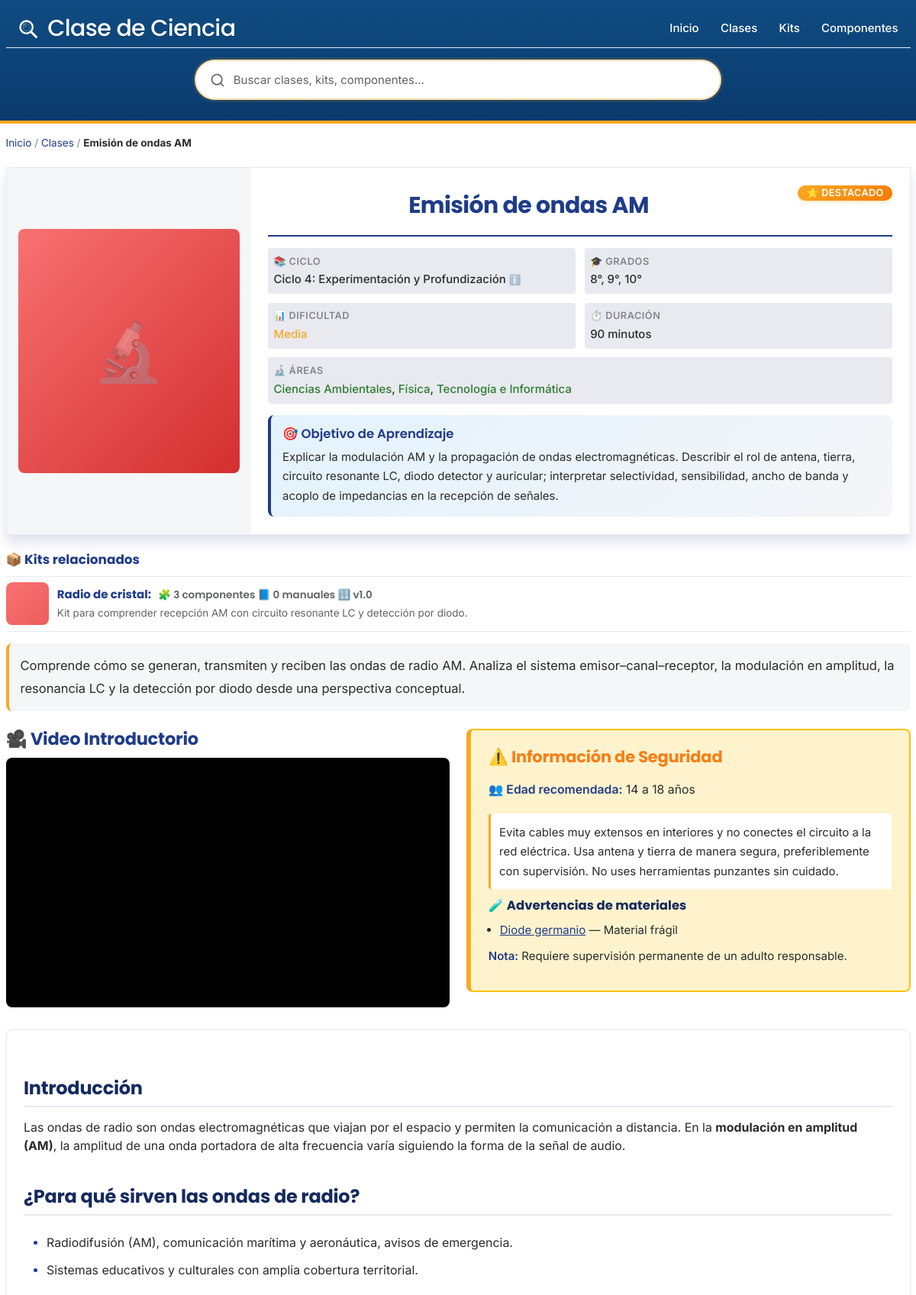
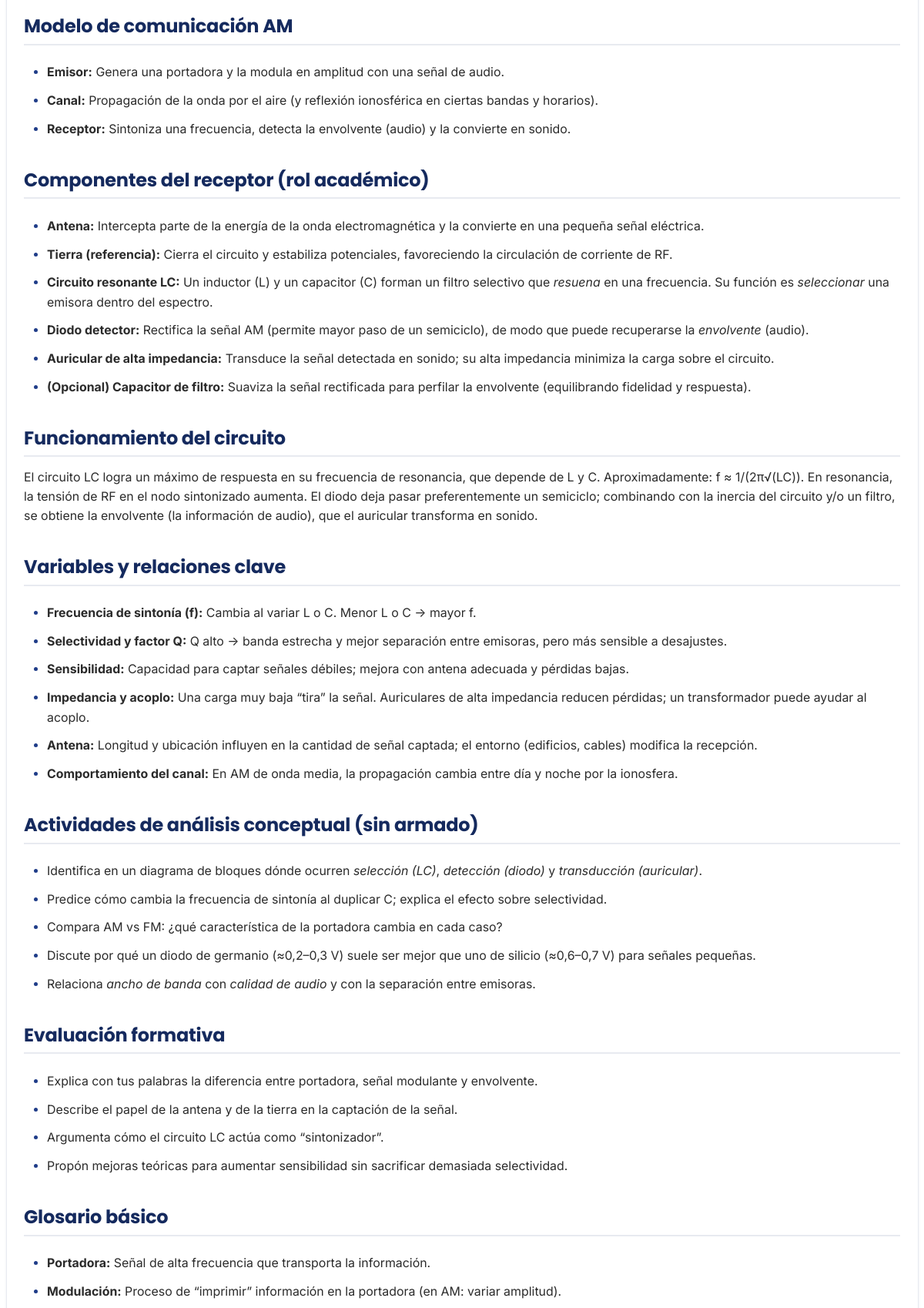
Screenshot of /clase-emision-de-ondas-am (upper part) with the database file from the repository (2 pictures, top to bottom).
### tables this page shows
CREATE TABLE `clases` (
  `id` int(11) NOT NULL,
  `nombre` varchar(180) NOT NULL,
  `slug` varchar(180) NOT NULL,
  `ciclo` tinyint(1) NOT NULL,
  `grados` longtext DEFAULT NULL CHECK (json_valid(`grados`)),
  `dificultad` varchar(32) DEFAULT NULL,
  `duracion_minutos` int(11) DEFAULT NULL,
  `resumen` text DEFAULT NULL,
  `objetivo_aprendizaje` text DEFAULT NULL,
  `imagen_portada` varchar(255) DEFAULT NULL,
  `video_portada` varchar(255) DEFAULT NULL,
  `seguridad` longtext DEFAULT NULL CHECK (json_valid(`seguridad`)),
  `seo_title` varchar(160) DEFAULT NULL,
  `seo_description` varchar(255) DEFAULT NULL,
  `activo` tinyint(1) NOT NULL DEFAULT 1,
  `destacado` tinyint(1) NOT NULL DEFAULT 0,
  `orden_popularidad` int(11) NOT NULL DEFAULT 0,
  `status` enum('draft','published') NOT NULL DEFAULT 'draft',
  `published_at` datetime DEFAULT NULL,
  `autor` varchar(120) DEFAULT NULL,
  `contenido_html` mediumtext DEFAULT NULL,
  `created_at` datetime NOT NULL DEFAULT current_timestamp(),
  `updated_at` datetime NOT NULL DEFAULT current_timestamp() ON UPDATE current_timestamp()
);

CREATE TABLE `ciclos` (
  `id` int(11) NOT NULL,
  `numero` int(11) NOT NULL COMMENT 'Número de ciclo (0-5)',
  `nombre` varchar(100) NOT NULL COMMENT 'Nombre del ciclo (ej: Exploración)',
  `slug` varchar(100) NOT NULL COMMENT 'URL-friendly identifier',
  `edad_min` int(11) NOT NULL COMMENT 'Edad mínima en años',
  `edad_max` int(11) NOT NULL COMMENT 'Edad máxima en años',
  `grados` longtext NOT NULL COMMENT 'Array JSON de grados (ej: [6,7])',
  `grados_texto` varchar(100) DEFAULT NULL COMMENT 'Representación textual de grados (ej: 6° a 7°)',
  `proposito` text NOT NULL COMMENT 'Propósito educativo del ciclo',
  `explicacion` text DEFAULT NULL COMMENT 'Explicación detallada del ciclo',
  `nivel_educativo` varchar(100) DEFAULT NULL COMMENT 'Equivalencia en sistema colombiano',
  `isced_level` varchar(20) DEFAULT NULL COMMENT 'Código UNESCO ISCED',
  `activo` tinyint(1) NOT NULL DEFAULT 1 COMMENT 'Si el ciclo está activo para uso',
  `orden` int(11) NOT NULL DEFAULT 0 COMMENT 'Orden de visualización'
);

CREATE TABLE `areas` (
  `id` int(11) NOT NULL,
  `nombre` varchar(80) NOT NULL,
  `slug` varchar(80) NOT NULL,
  `explicacion` text DEFAULT NULL
);

CREATE TABLE `clase_kits` (
  `clase_id` int(11) NOT NULL,
  `kit_id` int(11) NOT NULL,
  `sort_order` int(11) NOT NULL DEFAULT 0,
  `es_principal` tinyint(1) NOT NULL DEFAULT 1 COMMENT 'Kit principal de la clase',
  `created_at` datetime NOT NULL DEFAULT current_timestamp()
);

CREATE TABLE `kits` (
  `id` int(11) NOT NULL,
  `clase_id` int(11) NOT NULL,
  `nombre` varchar(120) NOT NULL,
  `slug` varchar(120) DEFAULT NULL,
  `codigo` varchar(64) DEFAULT NULL,
  `version` varchar(32) DEFAULT NULL,
  `resumen` text DEFAULT NULL,
  `contenido_html` mediumtext DEFAULT NULL,
  `imagen_portada` varchar(255) DEFAULT NULL,
  `video_portada` varchar(255) DEFAULT NULL,
  `seguridad` longtext DEFAULT NULL CHECK (json_valid(`seguridad`)),
  `seo_title` varchar(160) DEFAULT NULL,
  `seo_description` varchar(255) DEFAULT NULL,
  `activo` tinyint(1) NOT NULL DEFAULT 1,
  `created_at` datetime NOT NULL DEFAULT current_timestamp(),
  `updated_at` datetime NOT NULL DEFAULT current_timestamp() ON UPDATE current_timestamp()
);

CREATE TABLE `kit_componentes` (
  `kit_id` int(11) NOT NULL,
  `item_id` int(11) NOT NULL,
  `cantidad` decimal(10,2) NOT NULL DEFAULT 1.00,
  `es_incluido_kit` tinyint(1) NOT NULL DEFAULT 1,
  `notas` varchar(255) DEFAULT NULL,
  `sort_order` int(11) NOT NULL DEFAULT 0
);

CREATE TABLE `kit_items` (
  `id` int(11) NOT NULL,
  `nombre_comun` varchar(160) NOT NULL,
  `slug` varchar(191) DEFAULT NULL,
  `categoria_id` int(11) DEFAULT NULL,
  `advertencias_seguridad` text DEFAULT NULL,
  `unidad` varchar(32) DEFAULT NULL,
  `sku` varchar(64) DEFAULT NULL
);

### includes/functions.php (called while the page is built, shortened)
<?php
function h($string) {
    return htmlspecialchars((string)$string, ENT_QUOTES, 'UTF-8');
}

### clase.php (the view, shortened to what this page needs)
<?php
require_once 'config.php';
require_once 'includes/functions.php';
$slug = isset($_GET['slug']) ? $_GET['slug'] : '';
$stmt = $pdo->prepare("SELECT * FROM clases WHERE slug = ? AND activo = 1");
$stmt->execute([$slug]);
$proyecto = $stmt->fetch();
$ciclo_info = [];
if (!empty($proyecto['ciclo'])) {
    $stmt = $pdo->prepare("SELECT * FROM ciclos WHERE numero = ? AND activo = 1 LIMIT 1");
    $stmt->execute([$proyecto['ciclo']]);
    $ciclo_info = $stmt->fetch();
}
$stmt = $pdo->prepare("SELECT a.* FROM areas a JOIN clase_areas ca ON a.id = ca.area_id WHERE ca.clase_id = ? ORDER BY a.nombre");
$stmt->execute([$proyecto['id']]);
$areas = $stmt->fetchAll();
$stmt = $pdo->prepare("
    SELECT k.*, ck.es_principal, ck.sort_order
    FROM kits k
    JOIN clase_kits ck ON k.id = ck.kit_id
    WHERE ck.clase_id = ?
    ORDER BY ck.es_principal DESC, ck.sort_order ASC
");
$stmt->execute([$proyecto['id']]);
$kits = $stmt->fetchAll();
$materiales_por_kit = [];
foreach ($kits as $kit) {
    $stmt = $pdo->prepare("
        SELECT kc.*, i.nombre_comun, i.slug, i.sku, i.unidad, i.advertencias_seguridad
        FROM kit_componentes kc
        JOIN kit_items i ON kc.item_id = i.id
        WHERE kc.kit_id = ?
        ORDER BY kc.sort_order ASC, i.nombre_comun ASC
    ");
    $stmt->execute([(int)$kit['id']]);
    $materiales_por_kit[$kit['id']] = $stmt->fetchAll(PDO::FETCH_ASSOC);
}
include 'includes/header.php';
?>
<div class="container article-page">
    <div class="breadcrumb">
        <a href="/">Inicio</a> / <a href="/clases">Clases</a> / <strong><?= h($proyecto['nombre']) ?></strong>
    </div>
    <div class="clase-summary-card">
        <div class="summary-content">
            <div class="summary-left">
            </div>
            <div class="summary-right">
                <div class="summary-header">
                    <h1 class="summary-title"><?= h($proyecto['nombre']) ?></h1>
                    <?php if (!empty($proyecto['destacado'])): ?>
                        <span class="badge badge-destacado" title="Recomendado">⭐ Destacado</span>
                    <?php endif; ?>
                </div>
                <div class="summary-specs">
                    <div class="spec-item spec-ciclo-clickable" onclick="toggleCicloModal()" title="Click para ver más información">
                        <span class="spec-label">📚 Ciclo</span>
                        <span class="spec-value">
                            Ciclo <?= h($proyecto['ciclo']) ?>: <?= !empty($ciclo_info) ? h($ciclo_info['nombre']) : '' ?>
                            <span class="info-icon">ℹ️</span>
                        </span>
                    </div>
                    <div class="spec-item">
                        <span class="spec-label">🎓 Grados</span>
                        <span class="spec-value">
                            <?php
                            if (!empty($proyecto['grados'])) {
                                $grados = json_decode($proyecto['grados'], true);
                                if (is_array($grados) && count($grados) > 0) {
                                    echo implode(', ', array_map(fn($g) => $g . '°', $grados));
                                }
                            }
                            ?>
                        </span>
                    </div>
                    <div class="spec-item">
                        <span class="spec-label">📊 Dificultad</span>
                        <span class="spec-value difficulty-<?= h($proyecto['dificultad']) ?>"><?= h(ucfirst($proyecto['dificultad'])) ?></span>
                    </div>
                    <div class="spec-item">
                        <span class="spec-label">⏱️ Duración</span>
                        <span class="spec-value"><?= (int)$proyecto['duracion_minutos'] ?> minutos</span>
                    </div>
                    <?php if (!empty($areas)): ?>
                    <div class="spec-item spec-item-full">
                        <span class="spec-label">🔬 Áreas</span>
                        <span class="spec-value">
                            <?php foreach ($areas as $idx => $area): ?>
                                <a href="/clases?area=<?= h($area['slug']) ?>" class="area-link"><?= h($area['nombre']) ?></a><?= $idx < count($areas) - 1 ? ', ' : '' ?>
                            <?php endforeach; ?>
                        </span>
                    </div>
                    <?php endif; ?>
                </div>
                <?php if (!empty($proyecto['objetivo_aprendizaje'])): ?>
                <div class="summary-objetivo">
                    <h3 class="objetivo-label">🎯 Objetivo de Aprendizaje</h3>
                    <p class="objetivo-content"><?= h($proyecto['objetivo_aprendizaje']) ?></p>
                </div>
                <?php endif; ?>
            </div>
        </div>
    </div>
    <?php if (!empty($kits) && is_array($kits)): ?>
    <section class="kits-inline" aria-label="Kits relacionados">
        <h3>📦 Kits relacionados</h3>
        <?php
        foreach ($kits as $kit_inline):
            $kid = (int)$kit_inline['id'];
            $kit_comp_count = isset($materiales_por_kit[$kid]) && is_array($materiales_por_kit[$kid]) ? count($materiales_por_kit[$kid]) : 0;
            $kit_manuals = [];
            try {
                $stM = $pdo->prepare("SELECT slug, idioma, time_minutes, dificultad_ensamble FROM kit_manuals WHERE kit_id = ? AND status = 'published' ORDER BY idioma, version DESC, id DESC LIMIT 5");
                $stM->execute([$kid]);
                $kit_manuals = $stM->fetchAll(PDO::FETCH_ASSOC) ?: [];
            } catch (PDOException $e) { $kit_manuals = []; }
        ?>
        <section class="kit-inline-card" role="link" tabindex="0" aria-label="Kit relacionado" onclick="if(!event.target.closest('a')){ console.log('📦 [Clase] Click kit inline →','<?= h($kit_inline['slug']) ?>'); window.location.href='/<?= h($kit_inline['slug']) ?>'; }">
            <div class="kit-inline-wrap">
                <div class="kit-inline-left">
                    <?php if (!empty($kit_inline['imagen_portada'])): ?>
                        <div class="kit-inline-thumb" style="display:block;width:100%;height:100%;">
                        </div>
                    <?php else: ?>
                        <div class="kit-inline-thumb" style="display:block;width:100%;height:100%;">
                            <span class="placeholder-icon" style="display:flex;align-items:center;justify-content:center;width:100%;height:100%;background:var(--color-bg-alt);">📦</span>
                        </div>
                    <?php endif; ?>
                </div>
                <div class="kit-inline-right">
                    <h3 class="kit-inline-title">
                        <span><?= h($kit_inline['nombre']) ?>:</span>
                        <span class="kit-inline-byline">🧩 <?= (int)$kit_comp_count ?> componentes 📘 <?= count($kit_manuals) ?> manuales<?php if (!empty($kit_inline['version'])): ?> 🔢 v<?= h($kit_inline['version']) ?><?php endif; ?></span>
                    </h3>
                    <?php if (!empty($kit_inline['resumen'])): ?>
                        <?php $kit_resumen_short = mb_strlen($kit_inline['resumen']) > 160 ? (mb_substr($kit_inline['resumen'], 0, 157) . '…') : $kit_inline['resumen']; ?>
                        <p class="kit-inline-excerpt"><?= h($kit_resumen_short) ?></p>
                    <?php endif; ?>
                </div>
            </div>
        </section>
        <?php endforeach; ?>
    </section>
    <?php endif; ?>
    <article>
        <?php if (!empty($proyecto['resumen'])): ?>
        <div class="resumen-section">
            <p class="lead"><?= h($proyecto['resumen']) ?></p>
        </div>
        <?php endif; ?>
        <?php
        $has_seguridad = false;
        $seguridad = null;
        if (!empty($proyecto['seguridad'])) {
            $seguridad = json_decode($proyecto['seguridad'], true);
            $has_seguridad = is_array($seguridad) && (!empty($seguridad['edad_min']) || !empty($seguridad['notas']));
        }
        $has_video = !empty($proyecto['video_portada']);
        $kit_warnings = [];
        if (!empty($materiales_por_kit) && is_array($materiales_por_kit)) {
            foreach ($materiales_por_kit as $kId => $items) {
                foreach ($items as $m) {
                    if (!empty($m['advertencias_seguridad'])) {
                        $kit_warnings[] = [
                            'nombre' => $m['nombre_comun'] ?? 'Material',
                            'advertencia' => $m['advertencias_seguridad'],
                            'slug' => $m['slug'] ?? ''
                        ];
                    }
                }
            }
        }
        $has_kit_warnings = count($kit_warnings) > 0;
        ?>
        <?php if ($has_seguridad && $has_video): ?>
        <div class="intro-row">
            <section class="video-portada-section">
                <h2>🎥 Video Introductorio</h2>
                <div class="video-wrapper">
                    <iframe src="<?= h($proyecto['video_portada']) ?>" title="Video de <?= h($proyecto['nombre']) ?>" allowfullscreen></iframe>
                </div>
            </section>
            <section class="safety-info">
                <h2 class="safety-title">⚠️ Información de Seguridad</h2>
                <div class="safety-content">
                    <?php if (!empty($seguridad['edad_min']) && !empty($seguridad['edad_max'])): ?>
                        <p class="edad-recomendada"><strong>👥 Edad recomendada:</strong> <?= (int)$seguridad['edad_min'] ?> a <?= (int)$seguridad['edad_max'] ?> años</p>
                    <?php endif; ?>
                    <?php if (!empty($seguridad['notas'])): ?>
                        <div class="safety-notes"><?= nl2br(h($seguridad['notas'])) ?></div>
                    <?php endif; ?>
                    <?php if ($has_kit_warnings): ?>
                        <div class="safety-kits-inline">
                            <h3 class="safety-subtitle">🧪 Advertencias de materiales</h3>
                            <ul class="safety-kit-list">
                                <?php foreach ($kit_warnings as $kw): ?>
                                    <li>
                                        <?php if (!empty($kw['slug'])): ?>
                                            <a href="/<?= h($kw['slug']) ?>" title="Ver componente" aria-label="Ver componente <?= h($kw['nombre']) ?>"><?= h($kw['nombre']) ?></a>
                                        <?php else: ?>
                                            <strong><?= h($kw['nombre']) ?></strong>
                                        <?php endif; ?>
                                        <span>— <?= nl2br(h($kw['advertencia'])) ?></span>
                                    </li>
                                <?php endforeach; ?>
                            </ul>
                        </div>
                    <?php endif; ?>
                    <p class="safety-note"><strong>Nota:</strong> Requiere supervisión permanente de un adulto responsable.</p>
                </div>
            </section>
        </div>
        <?php endif; ?>
        <section class="article-content">
            <?php if (!empty($proyecto['contenido_html'])): ?>
                <div class="article-body">
                    <?= $proyecto['contenido_html'] ?>
                </div>
            <?php else: ?>
                <p class="no-content">El contenido detallado de esta clase se encuentra en desarrollo. Por favor contacta a tu docente para más información.</p>
            <?php endif; ?>
        </section>
    </article>
</div>
<?php include 'includes/footer.php'; ?>

### rows the page displays
clases: nombre "Emisión de ondas AM", ciclo "4", grados "8°, 9°, 10°", dificultad "Media", duracion_minutos "90", objetivo_aprendizaje "Explicar la modulación AM y la propagación de ondas electromagnéticas. Describir el rol de antena, tierra, circuito resonante LC, diodo detector y auricular; interpretar selectividad, sensibilidad, ancho de banda y acoplo de impedancias en la recepción de señales.", resumen "Comprende cómo se generan, transmiten y reciben las ondas de radio AM. Analiza el sistema emisor–canal–receptor, la modulación en amplitud, la resonancia LC y la detección por diodo desde una perspectiva conceptual.", seguridad "14", seguridad "18", seguridad "Evita cables muy extensos en interiores y no conectes el circuito a la red eléctrica. Usa antena y tierra de manera segura, preferiblemente con supervisión. No uses herramientas punzantes sin cuidado.", contenido_html "Introducción Las ondas de radio son ondas electromagnéticas que viajan por el espacio y permiten la comunicación a distancia. En la modulación en amplitud (AM) , la amplitud de una onda portadora de alta frecuencia varía siguiendo la forma de la señal de audio. ¿Para qué sirven las ondas de radio? Radiodifusión (AM), comunicación marítima y aeronáutica, avisos de emergencia. Sistemas educativos y culturales con amplia cobertura territorial. Modelo de comunicación AM Emisor: Genera una portadora y la modula en amplitud con una señal de audio. Canal: Propagación de la onda por el aire (y reflexión ionosférica en ciertas bandas y horarios). Receptor: Sintoniza una frecuencia, detecta la…"
ciclos: nombre "Experimentación y Profundización"
areas: nombre "Ciencias Ambientales"
areas: nombre "Física"
areas: nombre "Tecnología e Informática"
clase_kits: kit.nombre "Radio de cristal", kit "3", count($kit_manuals) "0", kit.version "1.0", kit.resumen "Kit para comprender recepción AM con circuito resonante LC y detección por diodo."
kit_componentes: item.nombre_comun "Diode germanio", item.advertencias_seguridad "Material frágil"

### other values shown
SITE_NAME "Clase de Ciencia"
